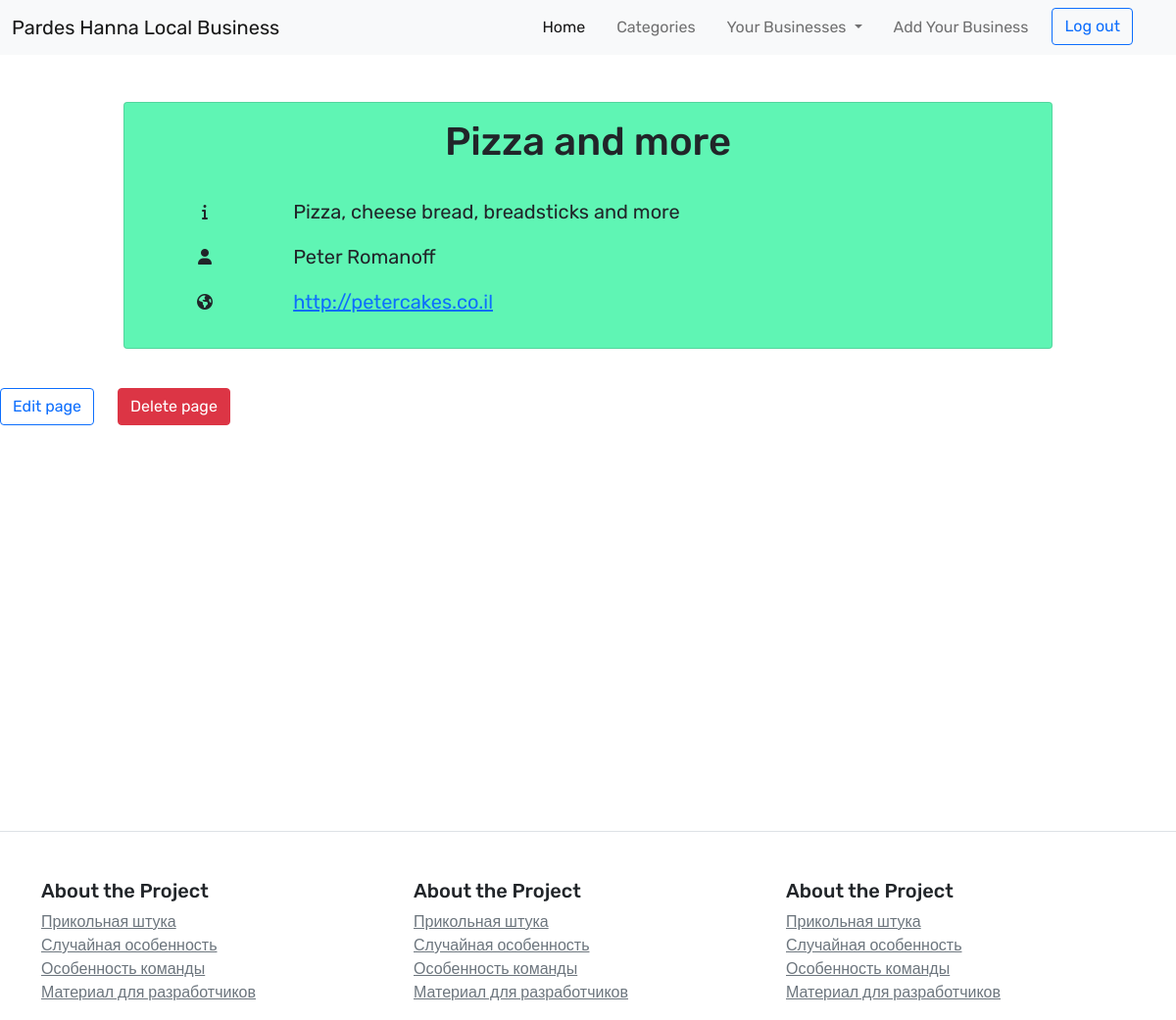
Page /business/service/pizzaandmore (signed in) on the committed database.
### com/models.py (models this page shows, shortened)
class Item(db.Model):
    id = db.Column(db.Integer, primary_key=True)
    name = db.Column(db.String(length=30), nullable=False, unique=True)
    url_friendly_name = db.Column(db.String(length=30), nullable=False, unique=True)
    category = db.Column(db.String(120), nullable=False)
    description = db.Column(db.String(length=1024))
    phone = db.Column(db.String())
    address = db.Column(db.String())
    web_page = db.Column(db.String())
    owner_id = db.Column(db.Integer(), db.ForeignKey('user.id'))
    owner_name = db.Column(db.String(length=60), nullable=False)

### com/business/routes.py (the view)
@business_bp.route('/service/<url>')
def service(url):
    item = Item.query.filter_by(url_friendly_name=url).first_or_404()
    return render_template('service.html', item=item)

### com/models.py (called while the page is built)
@login_manager.user_loader
def load_user(user_id):
    return User.query.get(int(user_id))

### com/templates/service.html (shortened to what this page needs)
{% extends 'base2.html' %}
{% block content %}
<div class="container d-flex flex-column justify-content-center align-items-center">
  <div class="col-12 mt-5 mb-4 d-flex justify-content-center">
    <div class="card" style="width: 85%; background-color: #5FF5B4;">
      <div class="card-body text-center text-left-sm">
        <h1>{{ item.name }}</h1>
        <br>
        {% if item.description %}
          <div class="row mb-3">
            <div class="col-2 d-flex align-items-center justify-content-center">
              <i class="fa fa-info icon-margin" aria-hidden="true"></i>
            </div>
            <div class="col-10 d-flex align-items-left">
              <p class="fs-5 m-0">{{ item.description }}</p>
            </div>
          </div>
        {% endif %}
        {% if item.owner_name %}
          <div class="row mb-3">
            <div class="col-2 d-flex align-items-center justify-content-center">
              <i class="fa fa-user icon-margin" aria-hidden="true"></i>
            </div>
            <div class="col-10 d-flex align-items-left">
              <p class="fs-5 m-0">{{ item.owner_name }}</p>
            </div>
          </div>
        {% endif %}
        {% if item.web_page %}
          <div class="row mb-3">
            <div class="col-2 d-flex align-items-center justify-content-center">
              <i class="fa fa-globe icon-margin" aria-hidden="true"></i>
            </div>
            <div class="col-10 d-flex align-items-left">
              <p class="fs-5 m-0">
                {% set web_page = item.web_page %}
                {% if not web_page.startswith('http://') and not web_page.startswith('https://') %}
                  {% set web_page = 'http://' + web_page %}
                {% endif %}
                <a href="{{ web_page }}" target="_blank">{{ web_page }}</a>
              </p>
            </div>
          </div>
        {% endif %}
      </div>
    </div>
  </div>
</div>
  {% if item in current_user.items %}
  <div class="row">
    <div class="col-auto">
      <a class="btn btn-outline-primary mt-3 mb-3" href="{{ url_for('business.edit_service', url=item.url_friendly_name) }}">Edit page</a>
    </div>
    <div class="col-auto">
      <form action="{{ url_for('business.delete_service', url=item.url_friendly_name) }}" method="POST" style="display:inline;">
        <button type="submit" class="btn btn-danger mt-3 mb-3" onclick="return confirm('Are you sure you want to delete this page?');">Delete page</button>
      </form>
    </div>
  </div>
  {% endif %}
</div>
{% endblock %}

### com/static/css/main.css (style rules this page uses)
html, body { height: 100%; }
body { min-width: 320 px; font-family: "Rubik", sans-serif; font-optical-sizing: auto; font-weight: <weight>; font-style: normal; }

### rows in the picture
Item: name "Pizza and more", description "Pizza, cheese bread, breadsticks and more", owner_name "Peter Romanoff"

### other values in the picture
{{ web_page }} "http://petercakes.co.il"
